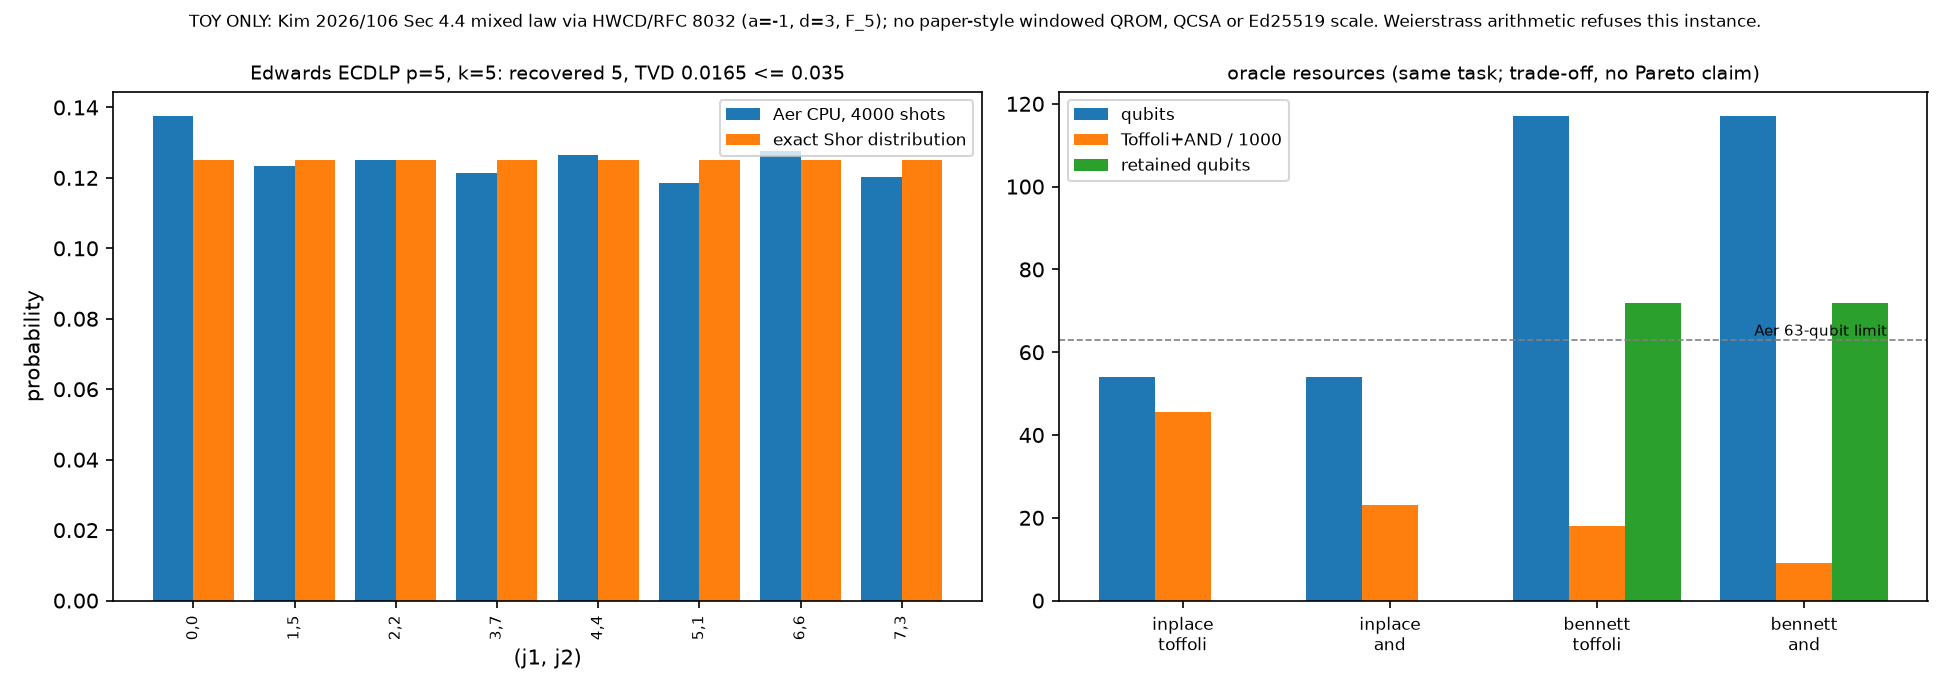

Source code (Python):
"""Toy complete twisted-Edwards ECDLP on Aer CPU: resources, histogram, graph.

Standard HWCD 2008 / RFC 8032 a = -1 extended-coordinate law on the 8-point
curve -x^2 + y^2 = 1 + 3x^2y^2 over F_5 -- *not* Kim 2026/106 Sec 4.4 and not
Ed25519 scale.  Two oracle styles are measured on the same task:

  inplace  every controlled addition is affine in -> affine out, uncomputing
           the old point (no retained input; Aer-samplable, 54 qubits)
  bennett  extended-coordinate additions keep each projective input live
           until one final normalisation + Bennett unwind (117 qubits: above
           the 63-qubit Aer limit, so basis-verified only, marked unsampled)

Baselines: the existing Weierstrass arithmetic oracles (ec_shor affine and
windowed) are run on the isomorphic curve y^2 = x^3 + 4x + 4 and refuse it
-- every offset hits an exceptional addition -- so no arithmetic cost
comparison is possible; the Weierstrass *lookup* oracle is sampled only as
a distribution reference.  No Pareto claim is made.
"""

import itertools
import json
import pathlib

import ec_classical as C
import ec_cost as CO
import ec_edwards as E
import ec_shor as S
import shor_stats as ST
from aer_device import describe
from ec_sim import getv, setv, simulate

OUT = pathlib.Path(__file__).with_suffix(".json")
PNG = pathlib.Path(__file__).with_suffix(".png")
K, SHOTS, SEED, AER_LIMIT = 5, 4000, 3, 63


def basis_ok(curve, P, mb, m, info):
    kr, lr, ox, oy = info["regs"]
    keep = set(list(kr) + list(lr) + list(ox) + list(oy))
    for u, v in itertools.product(range(1 << mb), repeat=2):
        init = {}
        setv(init, kr, u)
        setv(init, lr, v)
        b = simulate(m.qc, init, m.checks)
        if (getv(b, m.qc, ox), getv(b, m.qc, oy)) != curve.mul(u + K * v, P):
            return False
        if any(b[i] for i, q in enumerate(m.qc.qubits) if q not in keep):
            return False
    return True


def component_costs(c):
    n = c.p.bit_length()
    R = E.generator(c)
    rows = {}
    m = E.Machine("toffoli")
    ctrl = m.alloc(1, "c")
    P1 = tuple(m.alloc(n, s) for s in "XYZT")
    P3 = tuple(m.alloc(n, s + "3") for s in "XYZT")
    E.ext_add_ctrl(m, ctrl[0], P1, R, c, P3)
    rows["controlled extended add (out of place, input retained)"] = (m, 4 * n)
    m = E.Machine("toffoli")
    ctrl = m.alloc(1, "c")
    x, y = m.anc(n, "x"), m.anc(n, "y")
    E.affine_add_ctrl(m, ctrl[0], x, y, R, c)
    rows["controlled affine add (in place, input uncomputed)"] = (m, 0)
    out = {}
    for name, (m, retained) in rows.items():
        cnt = CO.count(m)
        out[name] = {"qubits": m.qc.num_qubits, "toffoli": cnt["toffoli"],
                     "gates": cnt["gates"], "retained_qubits": retained}
    return out


def measure():
    c = E.EDW5
    P = E.generator(c)
    order = c.point_order(P)
    Q = c.mul(K, P)
    mb = 3
    exact = ST.ecdlp_probs(order, K, mb)
    null = ST.tvd_null(exact, SHOTS)
    rows = []
    hist = None
    for style in ("inplace", "bennett"):
        for mode in ("toffoli", "and"):
            m, info = E.ecdlp_oracle(c, P, Q, mb, mode, style=style)
            cnt = CO.count(m)
            row = {"style": style, "mode": mode, "oracle_qubits": m.qc.num_qubits,
                   "peak_live": m.peak_live, "toffoli": cnt["toffoli"],
                   "toffoli_paper": cnt.get("toffoli_paper"),
                   "gates": cnt["gates"],
                   "retained_projective_qubits_peak": info["retained_qubits_peak"],
                   "basis_verified_all_64": basis_ok(c, P, mb, m, info)}
            if m.qc.num_qubits <= AER_LIMIT:
                pairs, scr, cands, rinfo = E.run_ecdlp(
                    c, P, Q, order, shots=SHOTS, seed=SEED, mode=mode, style=style)
                emp = ST.empirical(pairs, (1 << mb, 1 << mb))
                tvd = ST.tvd(emp, exact)
                if cands[0][0] != K or set(scr) != {0} or tvd > null:
                    raise AssertionError((style, mode, cands[:2], scr, tvd))
                row.update(aer=rinfo["aer"], circuit_qubits=rinfo["qubits"],
                           shots=SHOTS, recovered_k=cands[0][0],
                           scratch_qubits_measured=rinfo["scratch_qubits"],
                           scratch_all_zero_shots=scr.get(0, 0),
                           tvd=round(tvd, 4), tvd_noise_bound=round(null, 4))
                if hist is None:
                    hist = {f"{j1},{j2}": [round(float(emp[j1, j2]), 5),
                                           round(float(exact[j1, j2]), 5)]
                            for j1, j2 in itertools.product(range(8), repeat=2)}
            else:
                row["aer"] = (f"unsampled: {m.qc.num_qubits} oracle qubits > "
                              f"{AER_LIMIT}-qubit Aer limit (basis-verified only)")
            rows.append(row)

    aw, bw, f = c.weierstrass()
    W = C.Curve(c.p, aw, bw)
    Pw, Qw = C.Point(*f(P)), C.Point(*f(Q))
    refusals = {}
    for label, kw in (("affine", dict(arithmetic="affine")),
                      ("windowed w=1..3", None)):
        msgs = set()
        for mbits in (1, 2, 3):
            for kws in ([kw] if kw else [dict(arithmetic="windowed",
                                              window_size=w) for w in (1, 2, 3)]):
                try:
                    S.ecdlp_circuit(W, Pw, Qw, order, oracle="arith",
                                    m_bits=mbits, **kws)
                    msgs.add("ACCEPTED")
                except ValueError as e:
                    msgs.add(str(e).split(" for the ")[0])
        refusals[label] = sorted(msgs)
    counts, cands, tinfo = S.run_ecdlp(W, Pw, Qw, order, shots=SHOTS, seed=SEED)
    temp = ST.empirical(S.pair_counts(counts), (8, 8))
    baseline = {
        "curve": f"y^2 = x^3 + {aw}x + {bw} over F_5 (birationally isomorphic)",
        "arith_oracles_m_bits_1_3": refusals,
        "table_lookup_reference": {
            "note": "classical-table lookup oracle, not arithmetic: "
                    "distribution reference only, not a cost baseline",
            "qubits": tinfo["qubits"], "recovered_k": cands[0][0],
            "tvd": round(ST.tvd(temp, exact), 4)},
    }
    return {
        "scope": "toy only; complete extended twisted-Edwards mixed addition "
                 "(HWCD 2008 / RFC 8032 5.1.4), also Kim ePrint 2026/106 "
                 "Sec 4.4 seven-product law; constants selected by controlled "
                 "arithmetic, not Kim's three-register windowed lookup; "
                 "NOT Ed25519 scale or Table 4 QCSA synthesis; no Pareto claim",
        "curve": {"p": c.p, "a": -1, "d": c.d, "points": len(c.points()),
                  "P": P, "Q": Q, "k": K, "order": order, "m_bits": mb},
        "components": component_costs(c),
        "oracles": rows,
        "baseline": baseline,
        "histogram_measured_vs_exact": hist,
        "tvd_noise_bound": round(null, 4),
    }


def plot(data):
    import matplotlib
    matplotlib.use("Agg")
    import matplotlib.pyplot as plt
    fig, (a1, a2) = plt.subplots(1, 2, figsize=(13, 4.6))
    h = data["histogram_measured_vs_exact"]
    keys = [k for k in h if h[k][0] or h[k][1]]
    xs = range(len(keys))
    a1.bar([x - 0.2 for x in xs], [h[k][0] for k in keys], 0.4,
           label=f"Aer CPU, {SHOTS} shots")
    a1.bar([x + 0.2 for x in xs], [h[k][1] for k in keys], 0.4,
           label="exact Shor distribution")
    a1.set_xticks(list(xs), keys, rotation=90, fontsize=7)
    a1.set_xlabel("(j1, j2)")
    a1.set_ylabel("probability")
    r0 = data["oracles"][0]
    a1.set_title(f"Edwards ECDLP p=5, k={K}: recovered {r0['recovered_k']}, "
                 f"TVD {r0['tvd']} <= {r0['tvd_noise_bound']}", fontsize=9)
    a1.legend(fontsize=8)
    rows = data["oracles"]
    labels = [f"{r['style']}\n{r['mode']}" for r in rows]
    metrics = (("oracle_qubits", "qubits"), ("toffoli_paper", "Toffoli+AND / 1000"),
               ("retained_projective_qubits_peak", "retained qubits"))
    w = 0.27
    for i, (key, name) in enumerate(metrics):
        vals = [r[key] / (1000 if key == "toffoli_paper" else 1) for r in rows]
        a2.bar([x + (i - 1) * w for x in range(len(rows))], vals, w, label=name)
    a2.axhline(AER_LIMIT, ls="--", c="grey", lw=0.8)
    a2.text(len(rows) - 0.6, AER_LIMIT + 1, "Aer 63-qubit limit", fontsize=7,
            ha="right")
    a2.set_xticks(range(len(rows)), labels, fontsize=8)
    a2.set_title("oracle resources (same task; trade-off, no Pareto claim)",
                 fontsize=9)
    a2.legend(fontsize=8)
    fig.suptitle("TOY ONLY: Kim 2026/106 Sec 4.4 mixed law via HWCD/RFC 8032 "
                 "(a=-1, d=3, F_5); no paper-style windowed QROM, QCSA or "
                 "Ed25519 scale. Weierstrass arithmetic refuses this instance.",
                 fontsize=8)
    fig.tight_layout()
    fig.savefig(PNG, dpi=150)


def main():
    data = measure()
    OUT.write_text(json.dumps(data, indent=2) + "\n")
    plot(data)
    for r in data["oracles"]:
        print(r["style"], r["mode"], r["oracle_qubits"], r["toffoli"],
              r["retained_projective_qubits_peak"], r.get("tvd"), r["aer"])
    print(json.dumps(data["baseline"], indent=1))


if __name__ == "__main__":
    main()
